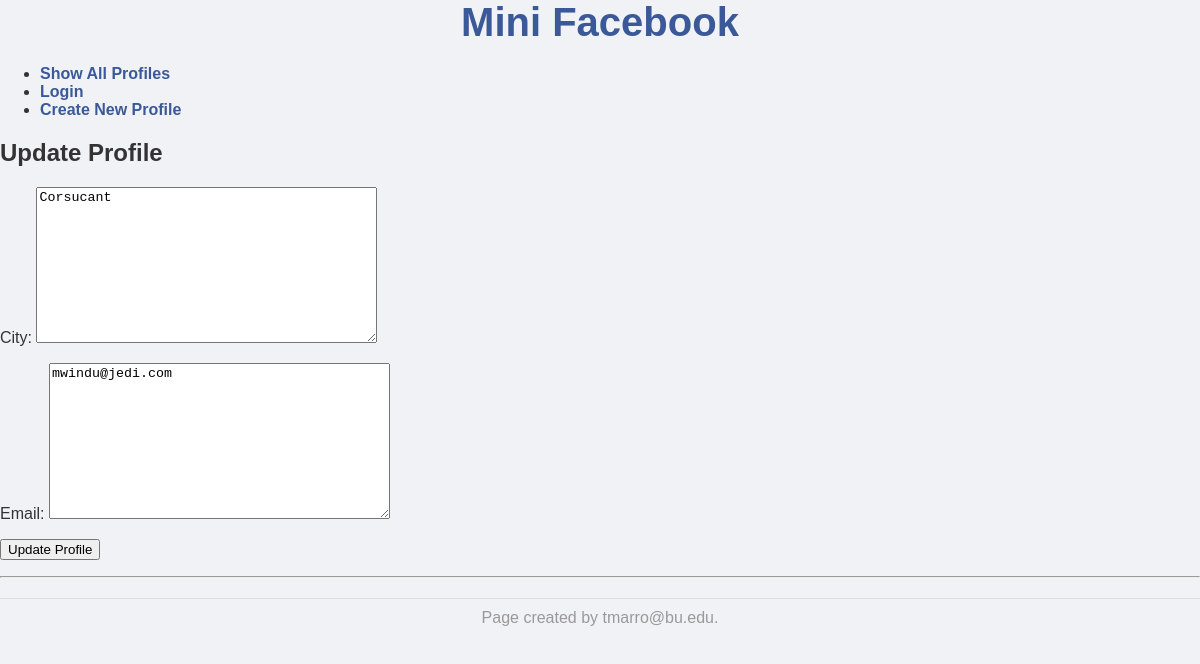
/mini_fb/profile/7/update/, run on an earlier commit of the app's database.
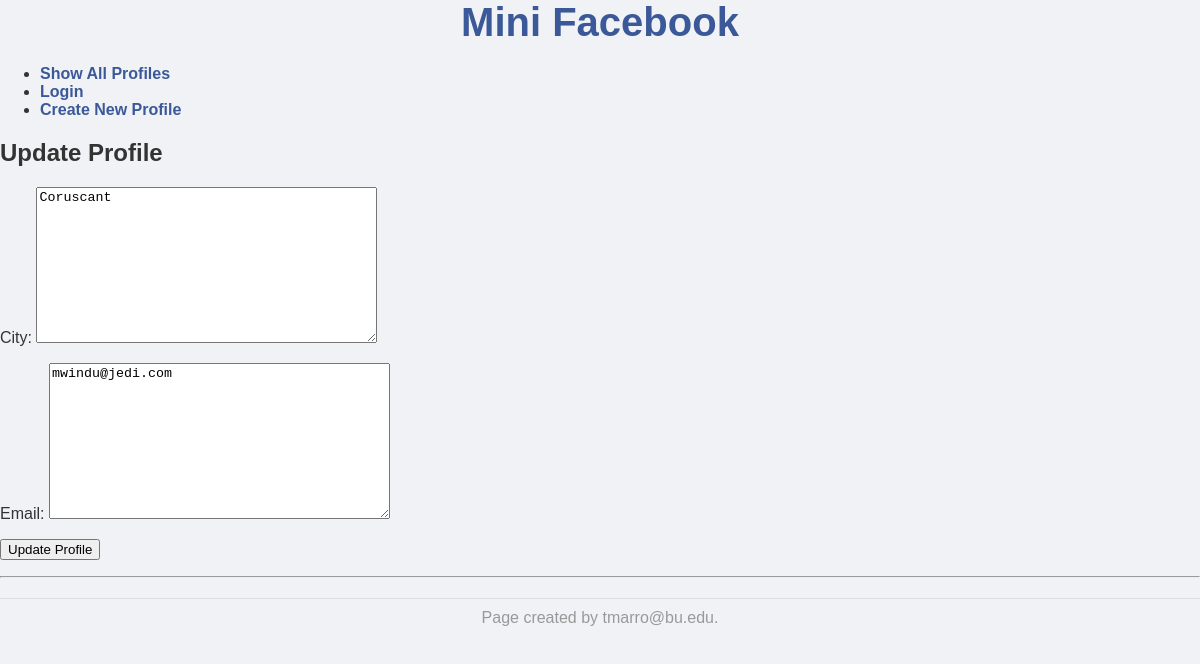
And on a later commit of the database.
### mini_fb/models.py (models this page shows, shortened)
class Profile(models.Model):
    user = models.ForeignKey(User, on_delete=models.CASCADE, null=True, blank=True)
    firstname = models.TextField(blank=False)
    lastname = models.TextField(blank=False)
    city = models.TextField(blank=False)
    email = models.TextField(blank=False)
    image_url = models.URLField(blank=True)

### mini_fb/views.py (the view)
# urls.py: path('profile/<int:pk>/update/', UpdateProfileView.as_view(), name='update_profile'),
class UpdateProfileView(UpdateView):
    model = Profile
    form_class = UpdateProfileForm
    template_name = 'mini_fb/update_profile_form.html'

### mini_fb/forms.py
class UpdateProfileForm(forms.ModelForm):
    class Meta:
        model = Profile
        fields = ['city', 'email']

### mini_fb/templates/mini_fb/update_profile_form.html (shortened to what this page needs)
{% extends 'mini_fb/base.html' %}
{% block content %}
<h2>Update Profile</h2>
<form method="POST">
    {{ form.as_p }}
    <button type="submit">Update Profile</button>
</form>
{% endblock %}

What changed in the data, as far as the page shows it:
changed Profile "mwindu@jedi.com": city "Corsucant" → "Coruscant"
